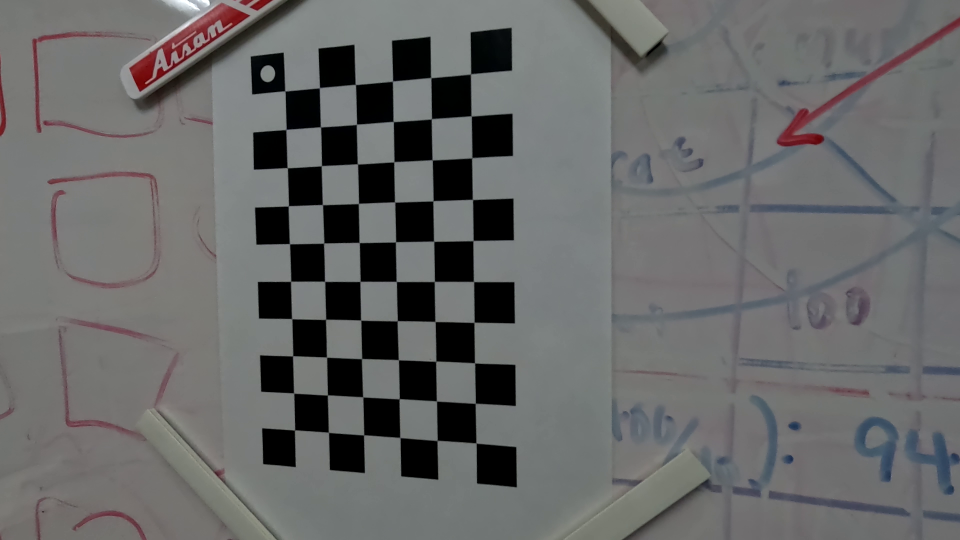
#> input picture half/vlcsnap-2024-01-23-18h42m53s069.png, 1920 x 1080 px, given as the content of the folder half/vlcsnap-2024-01-23-18h42m53s069.png, which was not available (shown at 1/2 size)
$ python camera_calibration.py half/vlcsnap-2024-01-23-18h42m53s069.png
#> lines starting #> are read from the running program, lines starting #| are printed output that depends on the picture; after the words box and inside, x2 and y2 are one past the last pixel; in counts of white or black regions, pixels touching at a corner belong together; long printed decimals are rounded; pictures that were not available may be replaced by others from this repository, and a replacement may not be noted
import numpy as np
import cv2 as cv
import glob
import sys
import os
import pickle

def main():
    # termination criteria
    criteria = (cv.TERM_CRITERIA_EPS + cv.TERM_CRITERIA_MAX_ITER, 30, 0.001)

    # number of grid points
    CNR_Y = 10
    CNR_X = 6
    GRID_SIZE_IN_MM = 20.0

    # prepare object points, like (0,0,0), (1,0,0), (2,0,0) ....,(6,5,0)
    objp = np.zeros((CNR_Y*CNR_X,3), np.float32)
    objp[:,:2] = np.mgrid[0:CNR_X,0:CNR_Y].T.reshape(-1,2) * GRID_SIZE_IN_MM
    print(objp)

    # Arrays to store object points and image points from all the images.
    objpoints = [] # 3d point in real world space
    imgpoints = [] # 2d points in image plane.
    images = glob.glob(os.path.join(sys.argv[1],'*.png'))

    for fname in images:
        print(fname)
        img = cv.imread(fname)
#> img is the input picture: shape (1080, 1920, 3); mean B, G, R 104.4, 104.6, 104.1
        gray = cv.cvtColor(img, cv.COLOR_BGR2GRAY)

        # Find the chess board corners
        ret, corners = cv.findChessboardCorners(gray, (CNR_X,CNR_Y), None)
#> ret = True; corners = 60 rows, first 8: [571.3, 181.5], [638.4, 174.8], [712.1, 168.3], [784.6, 161.6], [862.7, 154.6], [942.5, 149.8], [571.5, 258.2], [641.7, 254.1]

        # If found, add object points, image points (after refining them)
        if ret == True:
            objpoints.append(objp)
            corners2 = cv.cornerSubPix(gray,corners, (11,11), (-1,-1), criteria)
#> corners2 = 60 rows, first 8: [570.3, 182.4], [639.4, 175.9], [711.2, 169.4], [785.5, 162.7], [862.1, 155.7], [941.6, 148.3], [572.5, 259.4], [641.5, 254.2]
            imgpoints.append(corners2)
            # Draw and display the corners
            cv.drawChessboardCorners(img, (CNR_X,CNR_Y), corners2, ret)
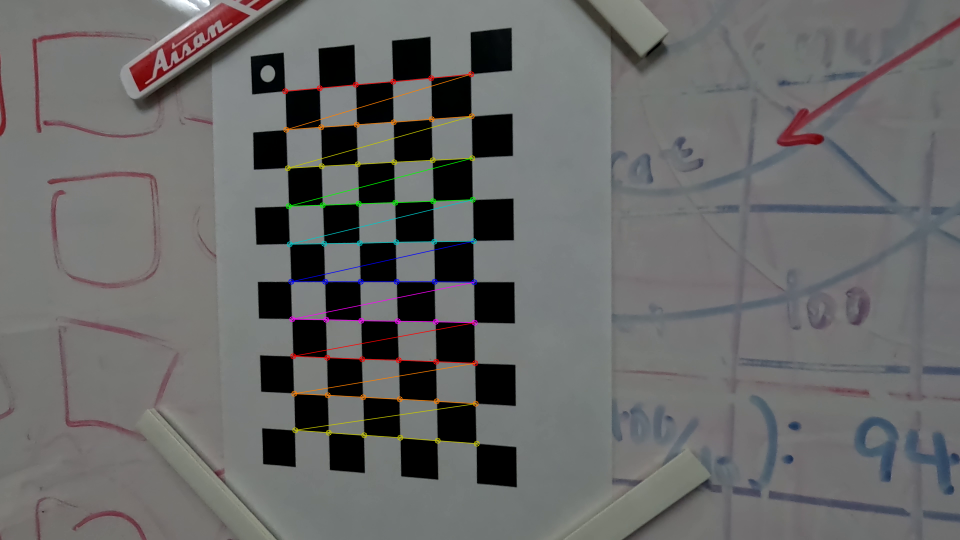
#> img: shape (1080, 1920, 3) (shown at 1/2 size); 1.24% of pixels changed, all inside (x1, y1, x2, y2) = (564, 142, 960, 894)
            cv.imshow('img', img)

        if cv.waitKey(50) == 27:
#> (key Esc is pressed here)
            break

    print('now performing calibration...')
    ret, mtx, dist, rvecs, tvecs = cv.calibrateCamera(objpoints, imgpoints, gray.shape[::-1], None, None)
#> ret = 0.303; mtx = [[908.5, 0, 950.9], [0, 913.7, 524.2], [0, 0, 1]]; dist = [[-0.00143, 0.0194, 0.0018, 0.00119, -0.000107]]; rvecs = ([0.0404, 0.2, -0.0106],); tvecs = ([-100.3, -89.66, 238.9],)
    print(ret, mtx, dist, rvecs, tvecs)
#| 0.3025 [[908.480   0.         950.859 ]
#|  [  0.         913.725 524.207]
#|  [  0.           0.           1.        ]] [[-0.001428  0.01943    0.001801  0.001186 -0.0001074]] (array([[ 0.04039],
#|        [ 0.1997],
#|        [-0.01058]]),) (array([[-100.278],
#|        [ -89.657],
#|        [ 238.922]]),)

    with open(os.path.join(sys.argv[1],'camera_parameter.pkl'), 'wb') as f:
        pickle.dump([ret, mtx, dist, rvecs, tvecs], f)

    print('file saved as ', os.path.join(sys.argv[1],'camera_parameter.pkl'))

    cv.destroyAllWindows()

if __name__ == "__main__":
    if len(sys.argv) < 2:
        print('usage: %s [file header] [CNR_X(optional)] [CNR_Y(optional)]\n'%(sys.argv[0]))
        sys.exit(1)

    main()

$ run again, on half/vlcsnap-2024-01-23-18h42m58s454.png
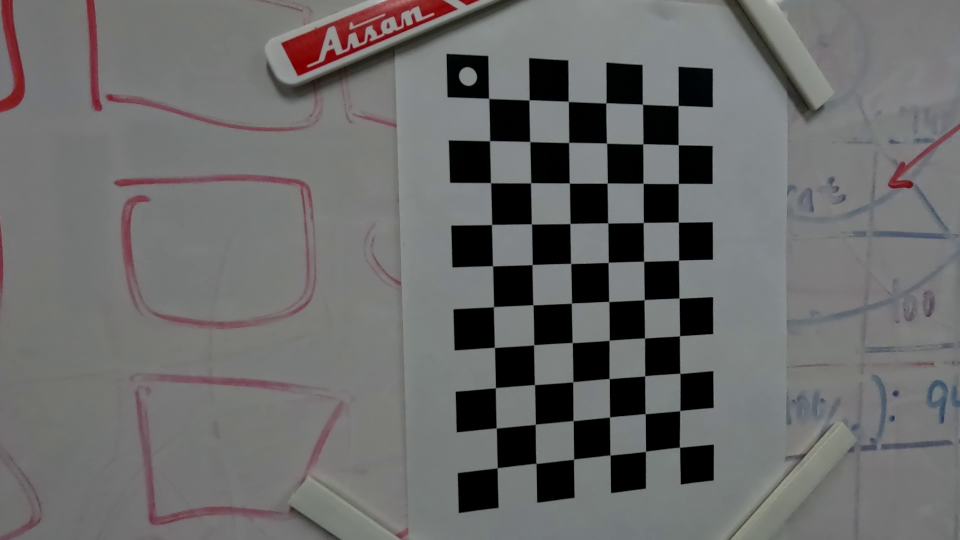
#> input picture half/vlcsnap-2024-01-23-18h42m58s454.png, 1920 x 1080 px, given as the content of the folder half/vlcsnap-2024-01-23-18h42m58s454.png, which was not available (shown at 1/2 size)
#> in main, img is the input picture: shape (1080, 1920, 3); mean B, G, R 107.1, 107.3, 107.4
#> in main, `gray = cv.cvtColor(img, cv.COLOR_BGR2GRAY)`:
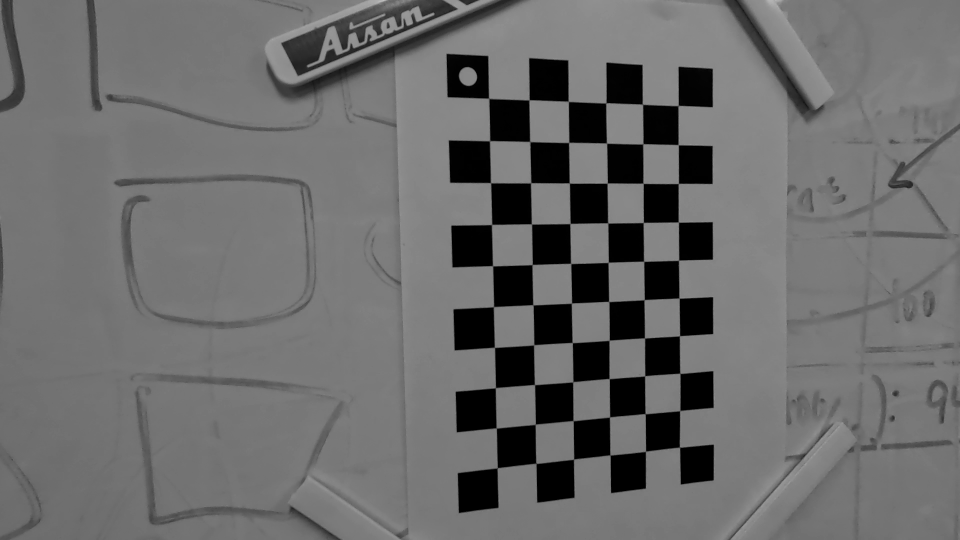
#> gray: shape (1080, 1920) (shown at 1/2 size); min 0, max 198, mean 107.3
#> in main, `ret, corners = cv.findChessboardCorners(gray, (CNR_X,CNR_Y), None)`: ret = True; corners = 60 rows, first 8: [977.6, 197], [1059.2, 201.4], [1137.5, 202.2], [1212.5, 206.8], [1286.1, 208.2], [1356, 210.4], [978.6, 280.2], [1060.5, 284]
#> corners2 = 60 rows, first 8: [977.9, 197.1], [1058.5, 200.2], [1137, 203.2], [1212.3, 206.2], [1285.4, 208.9], [1356.7, 211.5], [979.7, 281.9], [1060.1, 283.6]
#> in main, `cv.drawChessboardCorners(img, (CNR_X,CNR_Y), corners2, ret)`:
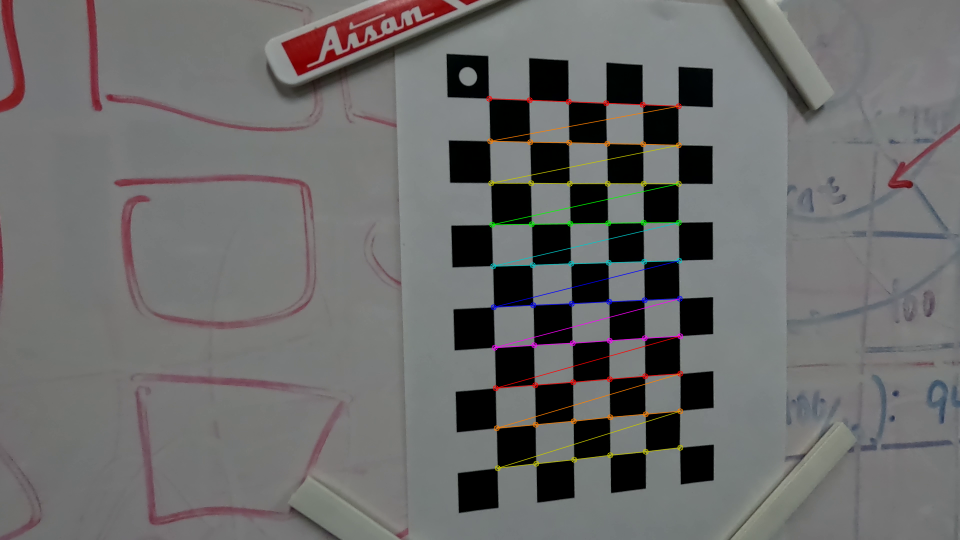
#> img: shape (1080, 1920, 3) (shown at 1/2 size); 1.26% of pixels changed, all inside (x1, y1, x2, y2) = (972, 191, 1367, 943)
#> in main, `ret, mtx, dist, rvecs, tvecs = cv.calibrateCamera(objpoints, imgpoints..`: ret = 0.365; mtx = [[844.2, 0, 730.5], [0, 805.5, 580.6], [0, 0, 1]]; dist = [[0.0287, -0.0566, 0.000416, -0.00426, 0.0396]]; rvecs = ([0.0361, -0.157, -0.0364],); tvecs = ([56.68, -91.75, 193],)
#| 0.3645 [[844.235   0.         730.481]
#|  [  0.         805.529 580.573]
#|  [  0.           0.           1.        ]] [[ 0.02874   -0.05657  0.0004157 -0.004264  0.03965 ]] (array([[ 0.03609],
#|        [-0.1571],
#|        [-0.03638]]),) (array([[ 56.681],
#|        [-91.745],
#> (further printed lines are left out)

$ run again, on half/vlcsnap-2024-01-23-18h43m04s568.png
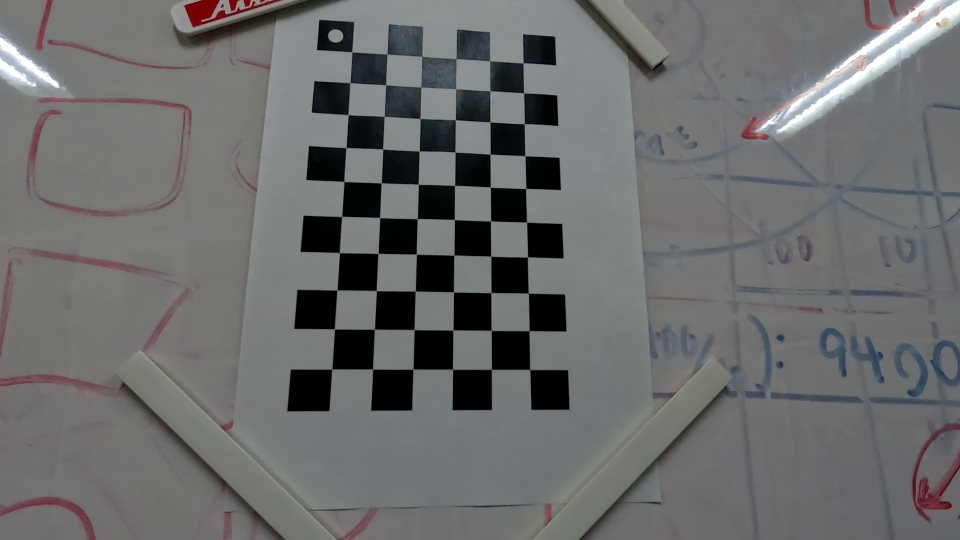
#> input picture half/vlcsnap-2024-01-23-18h43m04s568.png, 1920 x 1080 px, given as the content of the folder half/vlcsnap-2024-01-23-18h43m04s568.png, which was not available (shown at 1/2 size)
#> in main, img is the input picture: shape (1080, 1920, 3); mean B, G, R 108.1, 108, 107.1
#> in main, `ret, corners = cv.findChessboardCorners(gray, (CNR_X,CNR_Y), None)`: ret = True; corners = 60 rows, first 8: [704.4, 104.3], [775, 108.6], [844, 113], [912.5, 118], [979.6, 122.4], [1046.4, 126.3], [700.6, 165.9], [771.9, 170]
#> corners2 = 60 rows, first 8: [704.3, 104.2], [774.6, 108.5], [844.3, 113.1], [912.6, 117.8], [980, 122.2], [1046.7, 126], [700.5, 166], [771.8, 170]
#> in main, `cv.drawChessboardCorners(img, (CNR_X,CNR_Y), corners2, ret)`:
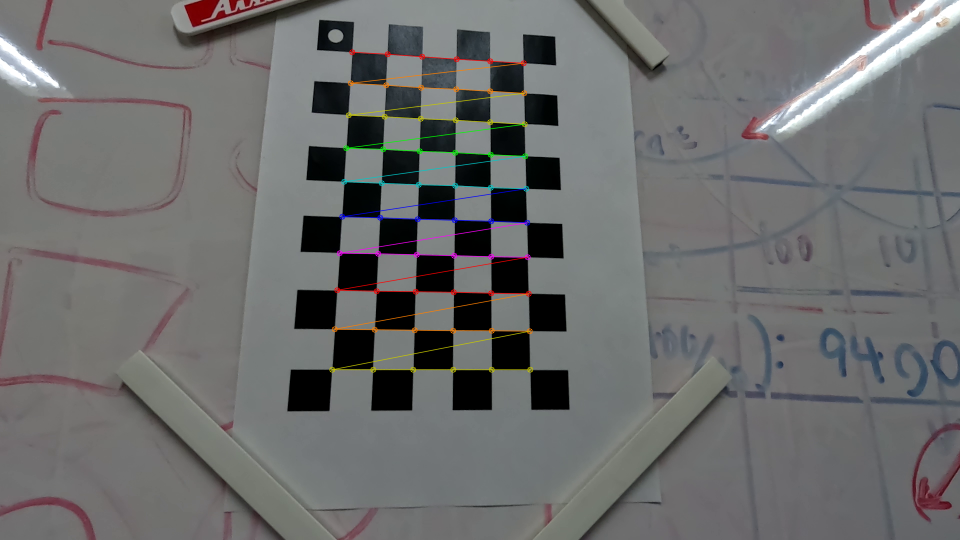
#> img: shape (1080, 1920, 3) (shown at 1/2 size); 1.25% of pixels changed, all inside (x1, y1, x2, y2) = (658, 98, 1067, 746)
#> in main, `ret, mtx, dist, rvecs, tvecs = cv.calibrateCamera(objpoints, imgpoints..`: ret = 0.31; mtx = [[638.3, 0, 934.6], [0, 639.7, 623.5], [0, 0, 1]]; dist = [[-0.012, 0.0357, 0.00392, -0.000316, -0.0239]]; rvecs = ([-0.134, -0.064, 0.00958],); tvecs = ([-66.33, -149.9, 183],)
#| 0.3101 [[638.321   0.         934.552]
#|  [  0.         639.712  623.484]
#|  [  0.           0.           1.        ]] [[-0.01205  0.0357  0.003915 -0.0003165 -0.02392]] (array([[-0.1338],
#|        [-0.064],
#|        [ 0.009576]]),) (array([[ -66.329],
#|        [-149.899],
#> (further printed lines are left out)
